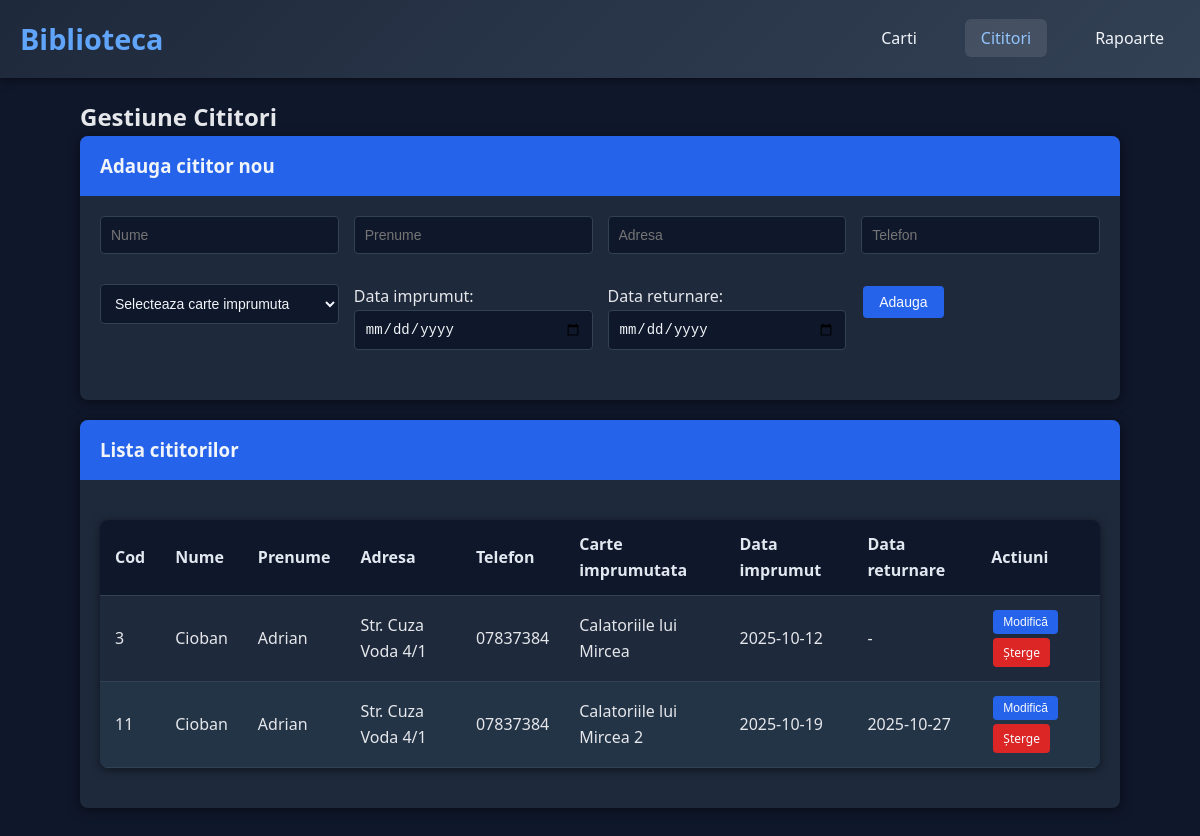
The page /cititori.php on the database its author committed.
### tables this page shows
CREATE TABLE `cititori` (
  `CodCititor` int(11) NOT NULL,
  `Nume` varchar(255) NOT NULL,
  `Prenume` varchar(255) NOT NULL,
  `Adresa` text DEFAULT NULL,
  `Telefon` varchar(15) DEFAULT NULL,
  `CodCarte` int(11) DEFAULT NULL,
  `DataImprumut` date DEFAULT NULL,
  `DataReturnare` date DEFAULT NULL
);

CREATE TABLE `carti` (
  `CodCarte` int(11) NOT NULL,
  `Titlu` varchar(255) NOT NULL,
  `Autor` varchar(255) NOT NULL,
  `Editura` varchar(255) NOT NULL,
  `Pret` decimal(10,2) NOT NULL
);

### cititori.php (the view, shortened to what this page needs)
<?php
include 'conexiune.php';
$cititori = $conn->query("
    SELECT c.*, carti.Titlu as TitluCarte
    FROM cititori c
    LEFT JOIN carti ON c.CodCarte = carti.CodCarte
    ORDER BY c.Nume, c.Prenume
");
?>
<!DOCTYPE html>
<html lang="ro">
<head>
    <link rel="stylesheet" href="style.css">
</head>
<body>
    <header>
        <nav>
            <a href="index.php" class="logo">Biblioteca</a>
            <ul class="nav-links">
                <li><a href="carti.php">Carti</a></li>
                <li><a href="cititori.php" class="active">Cititori</a></li>
                <li><a href="rapoarte.php">Rapoarte</a></li>
            </ul>
        </nav>
    </header>
    <div class="container">
        <h2>Gestiune Cititori</h2>
        <div class="card">
            <div class="card-header">
                <h3>Adauga cititor nou</h3>
            </div>
            <div class="card-body">
                <form method="post">
                    <div class="form-row">
                        <div class="form-group">
                            <input type="text" class="form-control" name="nume" placeholder="Nume" required>
                        </div>
                        <div class="form-group">
                            <input type="text" class="form-control" name="prenume" placeholder="Prenume" required>
                        </div>
                        <div class="form-group">
                            <input type="text" class="form-control" name="adresa" placeholder="Adresa">
                        </div>
                        <div class="form-group">
                            <input type="text" class="form-control" name="telefon" placeholder="Telefon">
                        </div>
                    </div>
                    <div class="form-row">
                        <div class="form-group">
                            <select class="form-control" name="cod_carte">
                                <option value="">Selecteaza carte imprumuta</option>
                            </select>
                        </div>
                        <div class="form-group">
                            <label>Data imprumut:</label>
                            <input type="date" class="form-control" name="data_imprumut">
                        </div>
                        <div class="form-group">
                            <label>Data returnare:</label>
                            <input type="date" class="form-control" name="data_returnare">
                        </div>
                        <div class="form-group">
                            <button type="submit" name="adauga_cititor" class="btn btn-success">Adauga</button>
                        </div>
                    </div>
                </form>
            </div>
        </div>
        <div class="card">
            <div class="card-header">
                <h3>Lista cititorilor</h3>
            </div>
            <div class="card-body">
                <table class="table table-striped">
                    <thead>
                        <tr>
                            <th>Cod</th>
                            <th>Nume</th>
                            <th>Prenume</th>
                            <th>Adresa</th>
                            <th>Telefon</th>
                            <th>Carte imprumutata</th>
                            <th>Data imprumut</th>
                            <th>Data returnare</th>
                            <th>Actiuni</th>
                        </tr>
                    </thead>
                    <tbody>
                        <?php while($cititor = $cititori->fetch_assoc()): ?>
                        <tr>
                            <td><?php echo $cititor['CodCititor']; ?></td>
                            <td><?php echo htmlspecialchars($cititor['Nume']); ?></td>
                            <td><?php echo htmlspecialchars($cititor['Prenume']); ?></td>
                            <td><?php echo htmlspecialchars($cititor['Adresa']); ?></td>
                            <td><?php echo htmlspecialchars($cititor['Telefon']); ?></td>
                            <td><?php echo htmlspecialchars($cititor['TitluCarte'] ?? '-'); ?></td>
                            <td><?php echo $cititor['DataImprumut'] ?? '-'; ?></td>
                            <td><?php echo $cititor['DataReturnare'] ?? '-'; ?></td>
                            <td>
                                <button class="btn btn-warning btn-sm" onclick="openModal('modificaModal<?php echo $cititor['CodCititor']; ?>')">
                                    Modifică
                                </button>
                                <a href="cititori.php?sterge_cititor=<?php echo $cititor['CodCititor']; ?>"
                                   class="btn btn-danger btn-sm"
                                   onclick="return confirm('Sigur doriți să ștergeți acest cititor?')">
                                    Șterge
                                </a>
                            </td>
                        </tr>
                        <?php endwhile; ?>
                    </tbody>
                </table>
            </div>
        </div>
    </div>
</body>
</html>

### style.css (style rules this page uses)
* { margin: 0; padding: 0; box-sizing: border-box; }
body { font-family: 'Segoe UI', Tahoma, Geneva, Verdana, sans-serif; line-height: 1.6; color: #e5e7eb; background-color: #0f172a; }
.container { width: 90%; max-width: 1200px; margin: 0 auto; padding: 20px; }
header { background: linear-gradient(135deg, #1e293b, #334155); color: #f1f5f9; padding: 1rem 0; box-shadow: 0 3px 8px rgba(0, 0, 0, 0.4); }
nav { display: flex; justify-content: space-between; align-items: center; padding: 0 20px; }
.logo { font-size: 1.8rem; font-weight: bold; text-decoration: none; color: #60a5fa; }
.nav-links { display: flex; list-style: none; gap: 2rem; }
.nav-links a { color: #f1f5f9; text-decoration: none; padding: 0.5rem 1rem; border-radius: 6px; transition: background-color 0.3s, color 0.3s; }
.nav-links a:hover, .nav-links a.active { background-color: rgba(255,255,255,0.1); color: #93c5fd; }
.card { background: #1e293b; border-radius: 8px; box-shadow: 0 2px 12px rgba(0,0,0,0.5); margin-bottom: 20px; overflow: hidden; }
.card-header { background: #2563eb; color: #f1f5f9; padding: 15px 20px; font-weight: bold; }
.card-body { padding: 20px; }
.btn { display: inline-block; padding: 8px 16px; border: none; border-radius: 4px; cursor: pointer; text-decoration: none; font-size: 14px; transition: all 0.3s; margin: 2px; font-weight: 500; }
.btn, .btn-primary, .btn-success, .btn-info { background: #2563eb; color: #f9fafb; }
.btn-warning { background: #2563eb; color: #f9fafb; }
.btn-danger { background: #dc2626; color: #f9fafb; }
.btn-sm { padding: 5px 10px; font-size: 12px; }
.table { width: 100%; border-collapse: collapse; margin: 20px 0; background: #1e293b; border-radius: 8px; overflow: hidden; box-shadow: 0 2px 10px rgba(0,0,0,0.5); }
.table th, .table td { padding: 12px 15px; text-align: left; border-bottom: 1px solid #334155; }
.table th { background: #0f172a; color: #e2e8f0; font-weight: 600; }
.table-striped tr:nth-child(even) { background-color: #243447; }
.form-group { margin-bottom: 15px; }
.form-control { width: 100%; padding: 10px; border: 1px solid #334155; border-radius: 4px; font-size: 14px; background-color: #0f172a; color: #f1f5f9; }
.form-row { display: flex; gap: 15px; margin-bottom: 15px; }
.form-row .form-group { flex: 1; }

### rows shown on the page
cititori: CodCititor "3", Nume "Cioban", Prenume "Adrian", Adresa "Str. Cuza Voda 4/1", Telefon "07837384", CodCarte.Titlu "Calatoriile lui Mircea", DataImprumut "2025-10-12", DataReturnare "-"
cititori: CodCititor "11", Nume "Cioban", Prenume "Adrian", Adresa "Str. Cuza Voda 4/1", Telefon "07837384", CodCarte.Titlu "Calatoriile lui Mircea 2", DataImprumut "2025-10-19", DataReturnare "2025-10-27"
